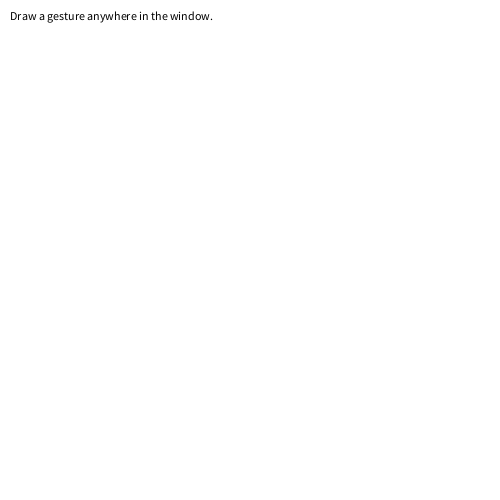
Frame 1 (no input)
Frame 60 (the mouse pressed at the canvas centre just before this capture): identical to frame 1, image omitted
Frame 120 (the mouse held since frame 60 and released just before this capture): identical to frame 1, image omitted

The Processing sketch that drew this single still picture (run headless with seeded random() and noise(); from frame 60 on, the mouse is pressed at the canvas centre):

// Processing sketch: GenerateGestures
// ── GenerateGestures.pde
//
// A simple tool for creating training data compatible with the $1 Unistroke Recognizer.
//
// Usage:
//    1. Draw a gesture anywhere within the application window by clicking and dragging the mouse
//    2. When mouse button is released, application window will close and training data will appear in console window
//    3. Copy and paste the training data into the One.learn() method in your drawing application. For example:
//        one.learn("myGesture", new int[] {<paste data here>});
//

ArrayList<PVector> points;


void setup(){
  size(500, 500);
  points = new ArrayList<PVector>();
}

void draw(){
  background(255);
  fill(0);
  text("Draw a gesture anywhere in the window.", 10, 20);
  stroke(0);
  for (PVector p : points) {
    point(p.x,p.y);
  }
}


void mouseDragged(){
  points.add(new PVector(mouseX, mouseY));
}

void mouseReleased(){
  for (PVector p : points) {
    print(int(p.x) + "," + int(p.y) + ",");
  }
  println();
  exit();
}
